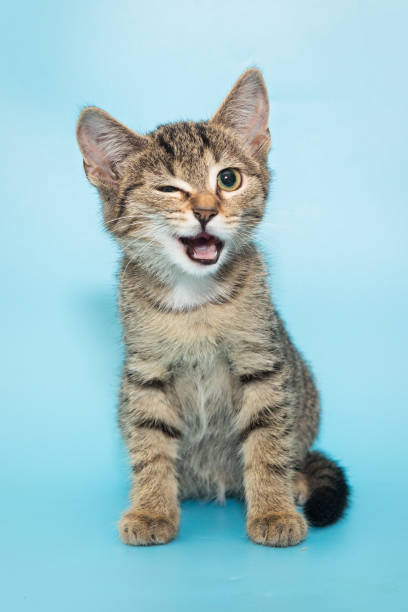
#> input picture Opencv/Images/cat.jpg, 408 x 612 px, found by its file name
$ python Image_operations.py
#> lines starting #> are read from the running program, lines starting #| are printed output that depends on the picture

import cv2 as cv
import numpy as np

# Reading the image
img = cv.imread("Images\cat.jpg")
#> img is the input picture: shape (612, 408, 3); mean B, G, R 199.2, 194, 158.3

print("Image Shapes == ",img.shape)
#| Image Shapes ==  (612, 408, 3)
print("No. of pixels == ",img.size)
#| No. of pixels ==  749088
print("datatype== ",img.dtype)
#| datatype==  uint8
print("Imagetype== ",type(img))
#| Imagetype==  <class 'numpy.ndarray'>

#Splitting the Image

b,g,r = cv.split(img)
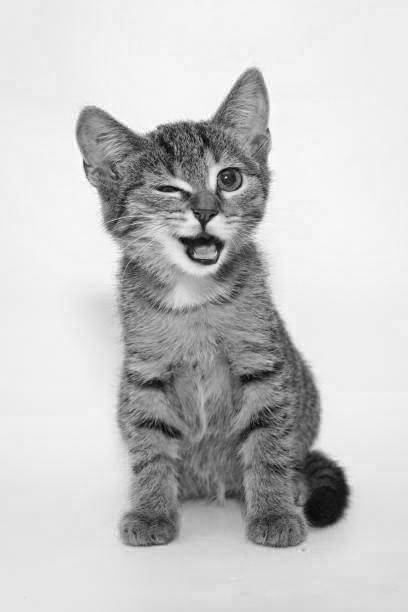
#> b: shape (612, 408); min 0, max 255, mean 199.2
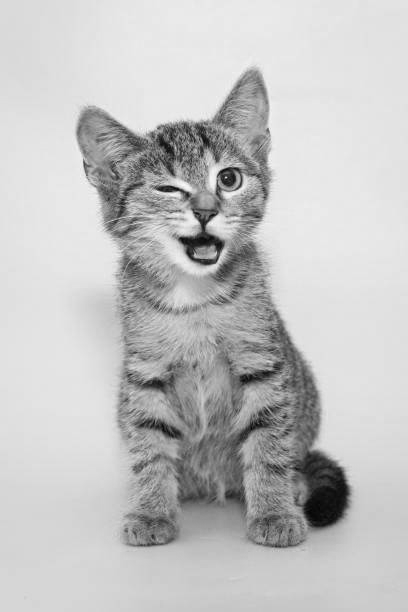
#> g: shape (612, 408); min 0, max 250, mean 194
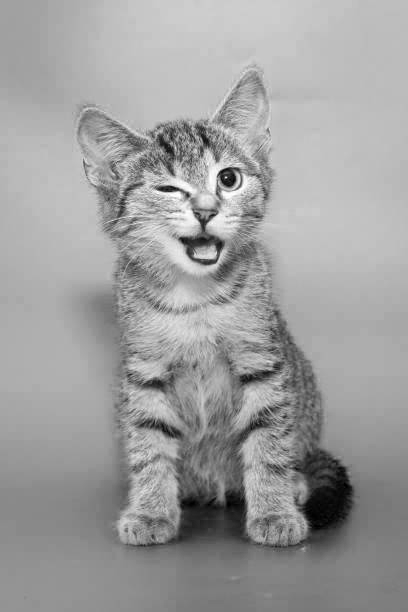
#> r: shape (612, 408); min 0, max 255, mean 158.3
# [6 lines of commented-out code are left out]

merge1 = cv.merge((r,g,b))
# cv.imshow("rgb",merge1)

merge2 = cv.merge((g,b,r))
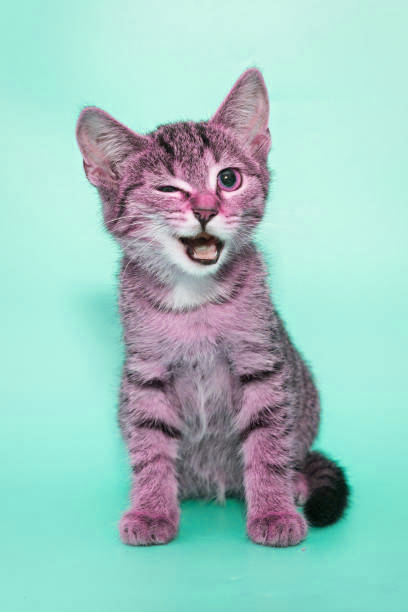
#> merge2: shape (612, 408, 3); mean of channels 0, 1, 2 194, 199.2, 158.3; drawn as B, G, R
# cv.imshow("gbr",merge2)
# cv.imshow("Original",img)

# Working on the image pixel values
img2 = cv.imread('Images\scenery.jpg')
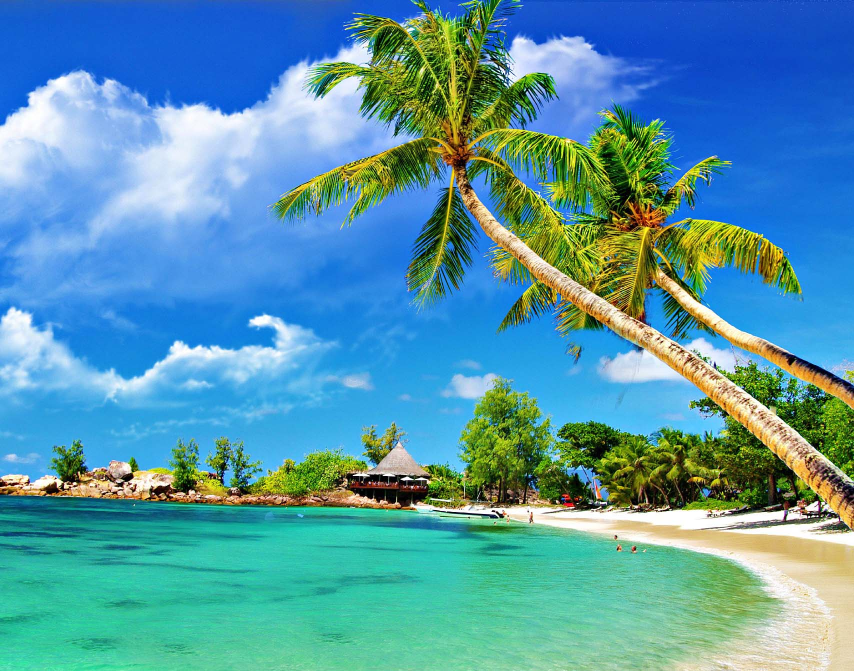
#> input picture Opencv/Images/scenery.jpg, 1708 x 1342 px, found by its file name (shown at 1/2 size)
#> img2 is the input picture: shape (1342, 1708, 3); mean B, G, R 169.1, 152.2, 86.1
img2 = cv.resize(img2,(700,600))
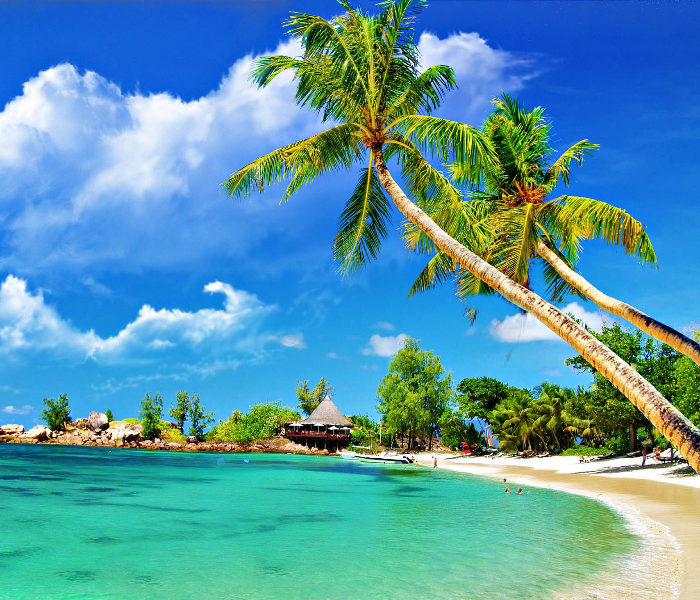
#> img2: shape (600, 700, 3); mean B, G, R 169, 152.1, 86
cv.imshow("Scenery",img2)

# Accessing a pixel value by its row and column coordinates
pixel = img2[520,580]
#> pixel = [94, 170, 88]
print("the pixel of that co-ordinates",pixel)
#| the pixel of that co-ordinates [ 94 170  88]

#Accessing the blue pixel
blue = img2[520,580,0]
#> blue = 94
print("The pixel having blue color",blue)
#| The pixel having blue color 94

green = img2[520,580,1]
#> green = 170
print("The pixel having green color",green)
#| The pixel having green color 170

red = img2[520,580,2]
#> red = 88
print("The pixel having red color",red)
#| The pixel having red color 88


# cv.imshow("Cat",img)

cv.waitKey(0)
cv.destroyAllWindows()
